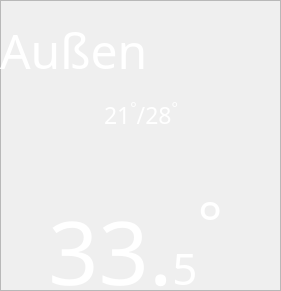
   <widget class="QFrame" name="exterior_frame">
    <property name="geometry">
     <rect>
      <x>230</x>
      <y>190</y>
      <width>281</width>
      <height>291</height>
     </rect>
    </property>
    <property name="sizePolicy">
     <sizepolicy hsizetype="Fixed" vsizetype="Fixed">
      <horstretch>0</horstretch>
      <verstretch>0</verstretch>
     </sizepolicy>
    </property>
    <property name="maximumSize">
     <size>
      <width>1000</width>
      <height>1000</height>
     </size>
    </property>
    <property name="baseSize">
     <size>
      <width>281</width>
      <height>251</height>
     </size>
    </property>
    <property name="font">
     <font>
      <family>Weather Icons</family>
     </font>
    </property>
    <property name="styleSheet">
     <string notr="true"/>
    </property>
    <property name="frameShape">
     <enum>QFrame::StyledPanel</enum>
    </property>
    <property name="frameShadow">
     <enum>QFrame::Raised</enum>
    </property>
    <widget class="QLabel" name="exterior_title">
     <property name="geometry">
      <rect>
       <x>0</x>
       <y>-10</y>
       <width>221</width>
       <height>121</height>
      </rect>
     </property>
     <property name="font">
      <font>
       <family>Weather Icons</family>
       <pointsize>36</pointsize>
       <weight>50</weight>
       <bold>false</bold>
       <kerning>true</kerning>
      </font>
     </property>
     <property name="autoFillBackground">
      <bool>false</bool>
     </property>
     <property name="styleSheet">
      <string notr="true">QLabel{background-color: rgba(255, 255, 255, 0);}\n</string>
     </property>
     <property name="frameShadow">
      <enum>QFrame::Plain</enum>
     </property>
     <property name="text">
      <string>&lt;html&gt;&lt;head/&gt;&lt;body&gt;&lt;p&gt;&lt;span style=&quot; color:#ffffff;&quot;&gt;Außen&lt;/span&gt;&lt;/p&gt;&lt;/body&gt;&lt;/html&gt;</string>
     </property>
     <property name="textFormat">
      <enum>Qt::AutoText</enum>
     </property>
     <property name="scaledContents">
      <bool>false</bool>
     </property>
    </widget>
    <widget class="QLabel" name="exterior_temp_icon">
     <property name="geometry">
      <rect>
       <x>200</x>
       <y>5</y>
       <width>101</width>
       <height>101</height>
      </rect>
     </property>
     <property name="sizePolicy">
      <sizepolicy hsizetype="Fixed" vsizetype="Fixed">
       <horstretch>0</horstretch>
       <verstretch>0</verstretch>
      </sizepolicy>
     </property>
     <property name="styleSheet">
      <string notr="true">background-color:rgba(255, 255, 255, 0)</string>
     </property>
     <property name="text">
      <string notr="true"/>
     </property>
     <property name="pixmap">
      <pixmap>../../../../../../../Users/Peter Gosztolya/.designer/images/thermometer-2.png</pixmap>
     </property>
     <property name="scaledContents">
      <bool>true</bool>
     </property>
     <property name="buddy">
      <cstring>interior_temp_icon</cstring>
     </property>
    </widget>
    <widget class="FadingImage" name="exterior_background">
     <property name="geometry">
      <rect>
       <x>0</x>
       <y>0</y>
       <width>281</width>
       <height>291</height>
      </rect>
     </property>
     <property name="currentIndex">
      <number>0</number>
     </property>
     <widget class="QWidget" name="page_0">
      <widget class="QLabel" name="ext_bgr_0">
       <property name="geometry">
        <rect>
         <x>0</x>
         <y>0</y>
         <width>281</width>
         <height>291</height>
        </rect>
       </property>
       <property name="text">
        <string/>
       </property>
       <property name="pixmap">
        <pixmap>../../../../../../../resources/weather_bgrs/sunny_bg.png</pixmap>
       </property>
       <property name="scaledContents">
        <bool>true</bool>
       </property>
      </widget>
     </widget>
     <widget class="QWidget" name="page_1">
      <widget class="QLabel" name="ext_bgr_1">
       <property name="geometry">
        <rect>
         <x>0</x>
         <y>0</y>
         <width>281</width>
         <height>291</height>
        </rect>
       </property>
       <property name="text">
        <string/>
       </property>
       <property name="scaledContents">
        <bool>true</bool>
       </property>
      </widget>
     </widget>
    </widget>
    <widget class="QWidget" name="gridLayoutWidget_4">
     <property name="geometry">
      <rect>
       <x>0</x>
       <y>80</y>
       <width>281</width>
       <height>71</height>
      </rect>
     </property>
     <layout class="QGridLayout" name="exterior_current_day_forecast_grid" columnstretch="1,2,1" columnminimumwidth="0,80,0">
      <property name="leftMargin">
       <number>2</number>
      </property>
      <property name="rightMargin">
       <number>0</number>
      </property>
      <property name="bottomMargin">
       <number>0</number>
      </property>
      <property name="horizontalSpacing">
       <number>4</number>
      </property>
      <item row="0" column="0" rowspan="2">
       <widget class="ClickableLabel" name="exterior_forecast_icon">
        <property name="sizePolicy">
         <sizepolicy hsizetype="Fixed" vsizetype="Fixed">
          <horstretch>1</horstretch>
          <verstretch>1</verstretch>
         </sizepolicy>
        </property>
        <property name="minimumSize">
         <size>
          <width>69</width>
          <height>69</height>
         </size>
        </property>
        <property name="maximumSize">
         <size>
          <width>512</width>
          <height>512</height>
         </size>
        </property>
        <property name="sizeIncrement">
         <size>
          <width>1</width>
          <height>1</height>
         </size>
        </property>
        <property name="baseSize">
         <size>
          <width>32</width>
          <height>32</height>
         </size>
        </property>
        <property name="accessibleName">
         <string notr="true"/>
        </property>
        <property name="accessibleDescription">
         <string notr="true"/>
        </property>
        <property name="layoutDirection">
         <enum>Qt::LeftToRight</enum>
        </property>
        <property name="styleSheet">
         <string notr="true">background-color:rgba(255, 255, 255, 0)</string>
        </property>
        <property name="text">
         <string/>
        </property>
        <property name="pixmap">
         <pixmap>../../../../../../../resources/weather_icons/wi-day-cloudy_white.svg</pixmap>
        </property>
        <property name="scaledContents">
         <bool>false</bool>
        </property>
        <property name="alignment">
         <set>Qt::AlignCenter</set>
        </property>
       </widget>
      </item>
      <item row="0" column="1" rowspan="2">
       <widget class="QLabel" name="exterior_forecast_temps_value">
        <property name="sizePolicy">
         <sizepolicy hsizetype="Fixed" vsizetype="Fixed">
          <horstretch>0</horstretch>
          <verstretch>0</verstretch>
         </sizepolicy>
        </property>
        <property name="minimumSize">
         <size>
          <width>70</width>
          <height>0</height>
         </size>
        </property>
        <property name="font">
         <font>
          <family>Weather Icons</family>
          <pointsize>17</pointsize>
          <weight>50</weight>
          <bold>false</bold>
          <kerning>true</kerning>
         </font>
        </property>
        <property name="layoutDirection">
         <enum>Qt::LeftToRight</enum>
        </property>
        <property name="autoFillBackground">
         <bool>false</bool>
        </property>
        <property name="styleSheet">
         <string notr="true">QLabel{background-color: rgba(255, 255, 255, 0);}\n</string>
        </property>
        <property name="frameShape">
         <enum>QFrame::NoFrame</enum>
        </property>
        <property name="frameShadow">
         <enum>QFrame::Sunken</enum>
        </property>
        <property name="text">
         <string notr="true">&lt;html&gt;&lt;head/&gt;&lt;body&gt;&lt;p align=&quot;center&quot;&gt;&lt;span style=&quot; color:#ffffff;&quot;&gt;21&lt;/span&gt;&lt;span style=&quot; color:#ffffff; vertical-align:super;&quot;&gt;°&lt;/span&gt;&lt;span style=&quot;color:#ffffff;&quot;&gt;/&lt;/span&gt;&lt;span style=&quot; color:#ffffff;&quot;&gt;28&lt;/span&gt;&lt;span style=&quot; color:#ffffff; vertical-align:super;&quot;&gt;°&lt;/span&gt;&lt;/p&gt;&lt;/body&gt;&lt;/html&gt;</string>
        </property>
        <property name="textFormat">
         <enum>Qt::AutoText</enum>
        </property>
        <property name="scaledContents">
         <bool>false</bool>
        </property>
        <property name="alignment">
         <set>Qt::AlignLeading|Qt::AlignLeft|Qt::AlignVCenter</set>
        </property>
        <property name="indent">
         <number>-1</number>
        </property>
       </widget>
      </item>
      <item row="0" column="2">
       <spacer name="horizontalSpacer">
        <property name="orientation">
         <enum>Qt::Horizontal</enum>
        </property>
        <property name="sizeHint" stdset="0">
         <size>
          <width>40</width>
          <height>20</height>
         </size>
        </property>
       </spacer>
      </item>
     </layout>
    </widget>
    <widget class="QLabel" name="exterior_temp_value">
     <property name="geometry">
      <rect>
       <x>0</x>
       <y>150</y>
       <width>271</width>
       <height>161</height>
      </rect>
     </property>
     <property name="sizePolicy">
      <sizepolicy hsizetype="Preferred" vsizetype="Preferred">
       <horstretch>0</horstretch>
       <verstretch>0</verstretch>
      </sizepolicy>
     </property>
     <property name="minimumSize">
      <size>
       <width>180</width>
       <height>120</height>
      </size>
     </property>
     <property name="sizeIncrement">
      <size>
       <width>167</width>
       <height>179</height>
      </size>
     </property>
     <property name="baseSize">
      <size>
       <width>167</width>
       <height>169</height>
      </size>
     </property>
     <property name="font">
      <font>
       <family>Weather Icons</family>
       <pointsize>66</pointsize>
       <weight>50</weight>
       <bold>false</bold>
       <kerning>true</kerning>
      </font>
     </property>
     <property name="autoFillBackground">
      <bool>false</bool>
     </property>
     <property name="styleSheet">
      <string notr="true">QLabel{background-color: rgba(255, 255, 255, 0);}\n</string>
     </property>
     <property name="text">
      <string notr="true">&lt;html&gt;&lt;head/&gt;&lt;body&gt;&lt;p&gt;&lt;span style=&quot; color:#ffffff;&quot;&gt;33.&lt;/span&gt;&lt;span style=&quot; font-size:33pt; color:#ffffff;&quot;&gt;5&lt;/span&gt;&lt;span style=&quot; color:#ffffff; vertical-align:super;&quot;&gt;°&lt;/span&gt;&lt;/p&gt;&lt;/body&gt;&lt;/html&gt;</string>
     </property>
     <property name="textFormat">
      <enum>Qt::RichText</enum>
     </property>
     <property name="scaledContents">
      <bool>false</bool>
     </property>
     <property name="alignment">
      <set>Qt::AlignBottom|Qt::AlignHCenter</set>
     </property>
     <property name="wordWrap">
      <bool>false</bool>
     </property>
    </widget>
    <zorder>exterior_background</zorder>
    <zorder>exterior_title</zorder>
    <zorder>exterior_temp_icon</zorder>
    <zorder>gridLayoutWidget_4</zorder>
    <zorder>exterior_temp_value</zorder>
   </widget>
